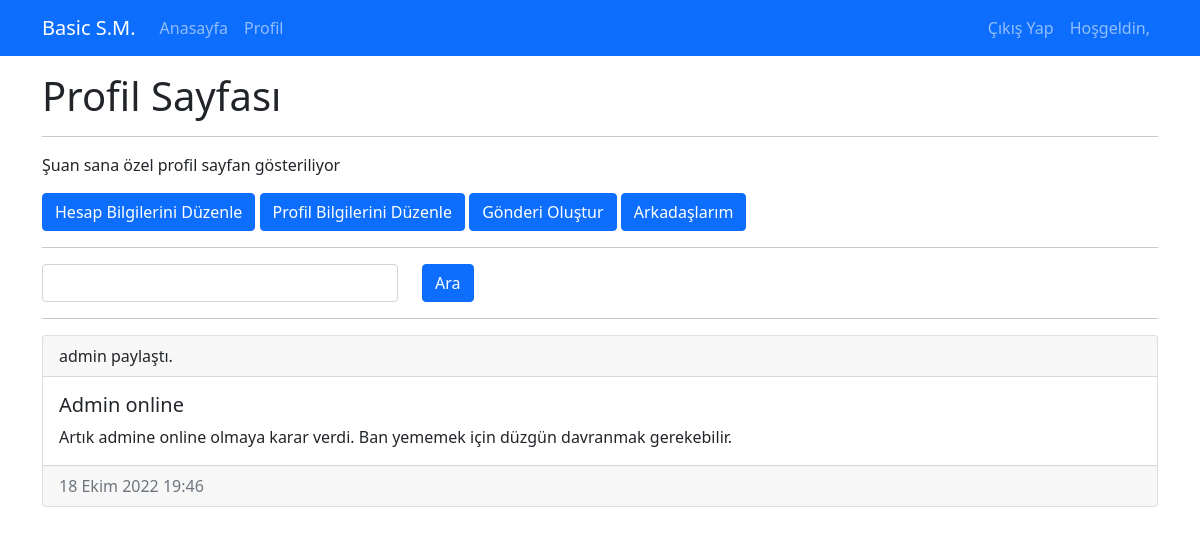
The app's page /profile (signed in) with its own data.
### feed/models.py (models this page shows, shortened)
class UserPost(models.Model):
    title = models.CharField(max_length=150)
    post_text = models.TextField()
    post_date = models.DateTimeField(default=timezone.now)
    owner = models.ForeignKey(User, on_delete=models.CASCADE)

### userprofile/views.py (the view)
# urls.py: path("profile", views.user_profile, name="profile"),
def user_profile(request):
    template = "userprofile/profile.html"
    if not request.user.is_authenticated:
        return redirect("login")
    if 'q' in request.GET and request.GET.get('q'):
        q = request.GET['q']
        all_post = UserPost.objects.filter(
            Q(owner=request.user) &
            (Q(title__contains=q) | Q(post_text__contains=q))
        ).order_by('-post_date')
    else:
        all_post = UserPost.objects.filter(owner=request.user).order_by('-post_date')
    context = {
        "all_post" : all_post
    }
    return render(request, template, context)

### userprofile/templates/userprofile/profile.html (shortened to what this page needs)
{% extends 'base.html' %}
{% load static %}
{% block css_files %}
    <link rel="stylesheet" href="{% static 'userprofile/css/style.css' %}">
{% endblock %}
{% block content %}
    <div class="container mt-3">
        <div class="row">
            <div class="col-12">
                <h1>Profil Sayfası</h1>
                <hr>
                    {{user.get_full_name}} <p>Şuan sana özel profil sayfan gösteriliyor</p>
                    <a class="btn btn-primary" href="{% url 'account_edit' %}" role="button">Hesap Bilgilerini Düzenle</a>
                    <a class="btn btn-primary" href="{% url 'profile_edit' %}" role="button">Profil Bilgilerini Düzenle</a>
                    <a class="btn btn-primary" href="{% url 'add_post' %}" role="button">Gönderi Oluştur</a>
                    <a class="btn btn-primary" href="{% url 'friends_list' %}" role="button">Arkadaşlarım</a>
                    <hr>
                        <form action="" method="GET">
                            <div class="row">
                                <div class="col-4">
                                    <input type="text" class="form-control" name="q">
                                </div>
                                <div class="col">
                                    <button type="submit" class="btn btn-primary">Ara</button>
                                </div>
                            </div>
                        </form>
                    <hr>
                    {% include 'feed/partials/_get_post.html' %}
            </div>
        </div>
    </div>
{% endblock %}

### feed/templates/feed/partials/_get_post.html
{% if all_post|length > 0 %}
    {% for post in all_post%}
    <div class="card">
        <div class="card-header">
            {{post.owner.username}} paylaştı.
        </div>
        <div class="card-body">
            <h5 class="card-title">{{post.title}}</h5>
            <p class="card-text">{{post.post_text}}</p>
        </div>
        <div class="card-footer text-muted">
            {{post.post_date}}
        </div>
    </div>
    <br>
    {% endfor %}
{% endif %}

### records on screen
UserPost: owner.username "admin", title "Admin online", post_text "Artık admine online olmaya karar verdi. Ban yememek için düzgün davranmak gerekebilir.", post_date "18 Ekim 2022 19:46"
